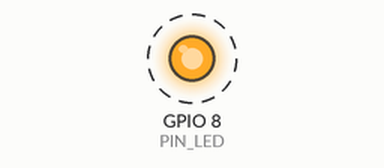
Recording of a sketch running on a simulated ESP32-C3. On the bench: output pins drawn as LEDs (lit = HIGH). Dashed ring = blinking. EEPROM starts erased; what the sketch prints to the serial monitor is not drawn.

Above: at 3.7 s.
Timing chart, 0 to 7.8 s (numbered marks = the images above):
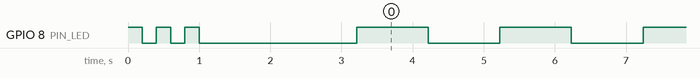

Measured:
- by itself, GPIO 8 (PIN_LED): goes LOW 0.20 s, HIGH 0.20 s, LOW 0.20 s, HIGH 0.20 s, LOW 2.2 s, 63 × (HIGH 1.0 s, LOW 1.0 s), then HIGH

The sketch:

test_step2.ino
```cpp
/*
 * Step 2 - Test Preferences
 */

#include <Preferences.h>

#define PIN_LED 8

void setup() {
    pinMode(PIN_LED, OUTPUT);
    for (int i = 0; i < 3; i++) {
        digitalWrite(PIN_LED, HIGH); delay(200);
        digitalWrite(PIN_LED, LOW);  delay(200);
    }

    Serial.begin(115200);
    delay(2000);

    Serial.println();
    Serial.println("============================================");
    Serial.println("  STEP 2 - Testing Preferences...");
    Serial.println("============================================");

    Preferences prefs;
    Serial.print("[1] begin... ");
    prefs.begin("test-ns", false);
    Serial.println("OK");

    Serial.print("[2] putInt... ");
    prefs.putInt("key", 42);
    Serial.println("OK");

    Serial.print("[3] getInt... ");
    int v = prefs.getInt("key", -1);
    Serial.print("value=");
    Serial.println(v);

    Serial.print("[4] end... ");
    prefs.end();
    Serial.println("OK");

    Serial.println("STEP 2 PASSED - Preferences works");
    Serial.println();
}

void loop() {
    static unsigned long last = 0;
    if (millis() - last >= 1000) {
        last = millis();
        digitalWrite(PIN_LED, !digitalRead(PIN_LED));
        Serial.print(".");
    }
    delay(10);
}
```
